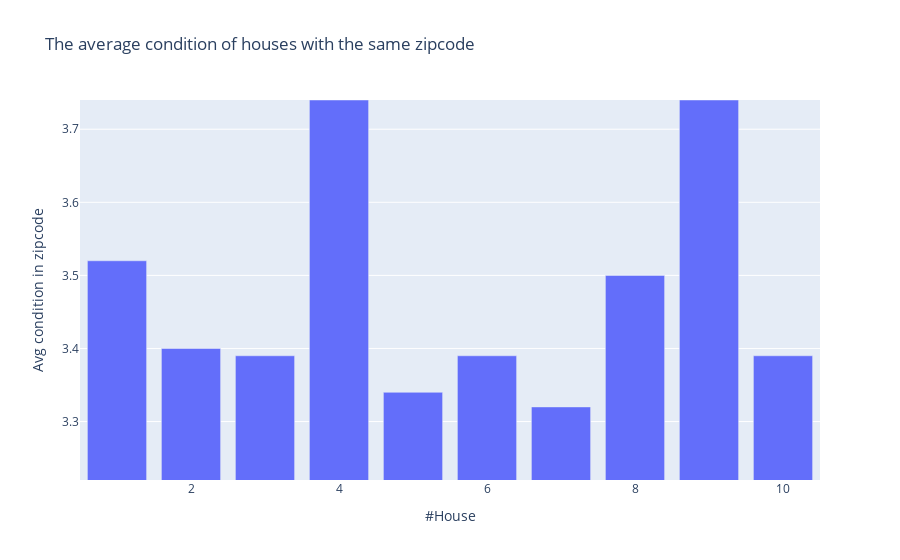

The notebook cell saved with this chart:
### Code cell
#Plot Neighbourhood data from top5

#Setting a variable a little less than minimum of condition mean
mincondition = top10['condition_mean'].describe()["min"]- 0.1

fig = px.bar(top10, x="House", y=["condition_mean"], 
             
             labels={
                     "House": "#House",
                     "value": "Avg condition in zipcode"},
             
             title="The average condition of houses with the same zipcode",
             
    
            )  

#Update Y-axis range to Minimum and Maximum of Condition Mean
fig.update_layout(yaxis_range=[mincondition, top10['condition_mean'].describe()["max"]], 
                               showlegend=False)

fig.show()

### Figure 1 — Plotly figure (JSON) as saved in the notebook; plotly's stock layout.template omitted (floating-point values rounded to 4 significant figures)
{"data": [{"alignmentgroup": "True", "hovertemplate": "variable=condition_mean<br>#House=%{x}<br>Avg condition in zipcode=%{y}<extra></extra>", "legendgroup": "condition_mean", "marker": {"color": "#636efa", "pattern": {"shape": ""}}, "name": "condition_mean", "offsetgroup": "condition_mean", "orientation": "v", "showlegend": true, "textposition": "auto", "type": "bar", "x": [1, 2, 3, 4, 5, 6, 7, 8, 9, 10], "xaxis": "x", "y": [3.52, 3.4, 3.39, 3.74, 3.34, 3.39, 3.32, 3.5, 3.74, 3.39], "yaxis": "y"}], "layout": {"autosize": true, "barmode": "relative", "legend": {"title": {"text": "variable"}, "tracegroupgap": 0}, "showlegend": false, "title": {"text": "The average condition of houses with the same zipcode"}, "xaxis": {"anchor": "y", "autorange": true, "domain": [0, 1], "range": [0.5, 10.5], "title": {"text": "#House"}, "type": "linear"}, "yaxis": {"anchor": "x", "domain": [0, 1], "range": [3.22, 3.74], "title": {"text": "Avg condition in zipcode"}, "type": "linear"}}}
